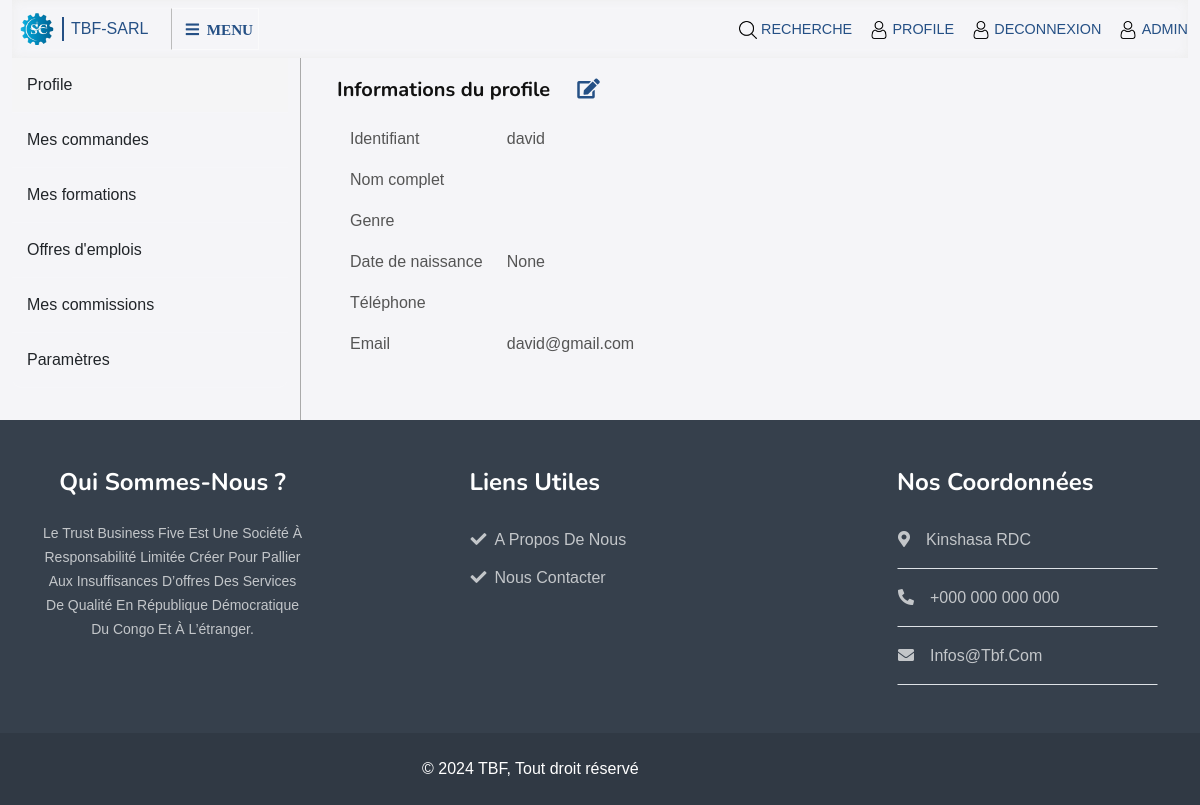
Page /accounts/profile/admin (signed in) on the committed database.
### accounts/models.py (models this page shows, shortened)
class CustomUser(AbstractUser):
    full_name = models.CharField(('full_name'), max_length=50)
    email = models.EmailField(('email'), unique=True)
    phone = models.CharField(('phone'), max_length=15)
    birthday = models.DateField(('birthday'), null=True, blank=True)
    gender = models.CharField(('gender'), choices=GENDER, max_length=1)
    profile = models.CharField(('profile'), choices=PROFILE, max_length=15)
    objects = UserManager()

### accounts/views.py (the view)
# urls.py: path('profile/<str:username>', Profile, name='profile'),
@login_required
def Profile(request, username):
    user = get_object_or_404(User, username=username)
    comms = Commissionaire.objects.all()
    is_comm = False
    for item in comms:
        if item.user == request.user:
            is_comm = True
    context = {
        'user': user,
        'comms': comms,
        'is_comm': is_comm,
    }
    return render(request, 'accounts/profile.html', context)

### templates/accounts/profile.html (shortened to what this page needs)
{% extends 'accounts/base_profile.html' %}
{% load static %}
{% block profile %}
                    <div class="container pb-5">
                        <div class="overflow-hidden">
                            <h5 class="mb-4">Informations du profile &nbsp;&nbsp;&nbsp; <a href="{% url 'accounts:update_profile' request.user.username %}"><i class="fa fa-edit"></i></a></h5>
                        </div>
                        <div class="row m-0 box">
                            <div class="col-12 items">
                                <table>
                                    <tr>
                                        <td class="pb-3">Identifiant</td>
                                        <td class="pb-3">&nbsp;&nbsp;&nbsp;&nbsp; {{request.user.username}}</td>
                                    </tr>
                                    <tr>
                                        <td class="pb-3">Nom complet</td>
                                        <td class="pb-3">&nbsp;&nbsp;&nbsp;&nbsp; {{request.user.full_name}}</td>
                                    </tr>
                                    <tr>
                                        <td class="pb-3">Genre</td>
                                        <td class="pb-3">&nbsp;&nbsp;&nbsp;&nbsp; {{request.user.gender}}</td>
                                    </tr>
                                    <tr>
                                        <td class="pb-3">Date de naissance</td>
                                        <td class="pb-3">&nbsp;&nbsp;&nbsp;&nbsp; {{request.user.birthday}}</td>
                                    </tr>
                                    <tr>
                                        <td class="pb-3">Téléphone</td>
                                        <td class="pb-3">&nbsp;&nbsp;&nbsp;&nbsp; {{request.user.phone}}</td>
                                    </tr>
                                    <tr>
                                        <td class="pb-3">Email</td>
                                        <td class="pb-3">&nbsp;&nbsp;&nbsp;&nbsp; {{request.user.email}}</td>
                                    </tr>
                                </table>
                            </div>
                        </div>
                    </div>
{% endblock %}

### static/css/css-files.css (style rules this page uses)
html, body { box-sizing: border-box; overflow-x: hidden; background-color: #f5f5f8; }

### rows in the picture
CustomUser: user.username "david", user.birthday "None", user.email "david@gmail.com"
